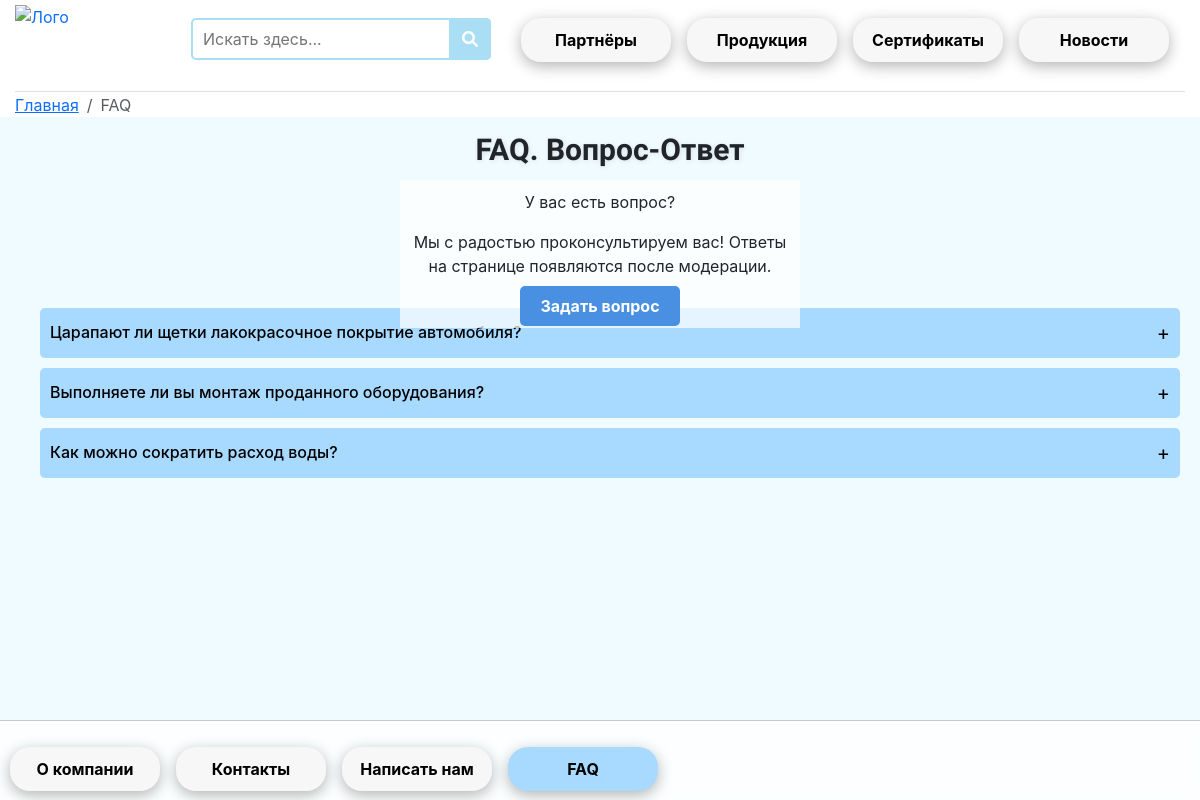
/faq/, run on an earlier commit of the app's database.
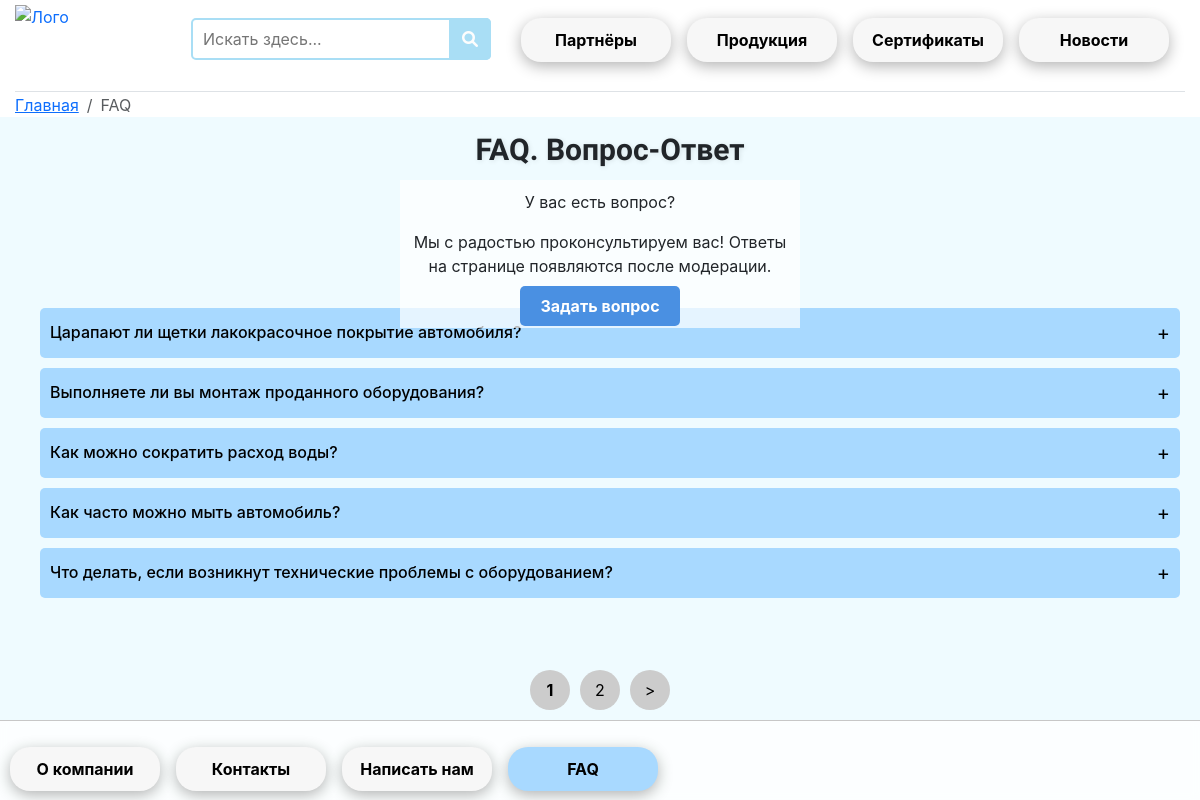
And on a later commit of the database.
### main/models.py (models this page shows, shortened)
class FAQ(models.Model):
    question = models.CharField(max_length=100)
    answer = models.CharField(max_length=400)

### main/views.py (the view)
# urls.py: path('faq/', faq_view, name='faq'),
def faq_view(request):
    faqs = FAQ.objects.all()
    paginator = Paginator(faqs, 5)
    current_page = int(request.GET.get('page', 1))
    page_obj = paginator.get_page(current_page)
    total_pages = paginator.num_pages
    return render(request, 'main/faq.html', {
        'faqs': page_obj,
        'total_pages': total_pages,
        'current_page': current_page,  # Отправляем как целое
    })

### main/templates/main/faq.html (shortened to what this page needs)
{% extends 'main/base.html' %}
{% load static %}
{% load compress %}
{% block links %}
    <link rel="stylesheet" href="{% static 'css/stylesFAQ.css' %}">
{% endblock %}
{% block content %}
    <h5 class="faq-title">FAQ. Вопрос-Ответ</h5>
    <div class="faq-layout" style="display: flex; margin: 20px;">
        <div class="faq-description" style="flex: 1; text-align: center;">
            <p>У вас есть вопрос?</p>
            <p>Мы с радостью проконсультируем вас! Ответы на странице появляются после модерации.</p>
            <a href="{% url 'write' %}" class="ask-question-button">Задать вопрос</a>
        </div>
        <div class="faq-container" id="faqContainer" style="flex: 2; margin-left: 20px;">
            {% for faq in faqs|slice:":7" %}
                <div class="faq-item" tabindex="0" aria-expanded="false" style="background-color: #a8d9ff; color: #000000;">
                    <div class="faq-question" onclick="toggleAnswer(this)" onkeydown="handleKeyPress(event, this)" style="display: flex; justify-content: space-between; align-items: center;">
                        <h6 style="margin: 0;">{{ faq.question }}</h6>
                        <span class="arrow">+</span>
                    </div>
                </div>
            {% endfor %}
        </div>
    </div>
    <div class="pagination" style="text-align: center;">
        {% if total_pages > 1 %}
            <span class="page-number" onclick="loadPage(1)" {% if current_page == 1 %}style="font-weight: bold;"{% endif %}>1</span>
            <span class="page-number" onclick="loadPage({{ total_pages }})" {% if current_page == total_pages %}style="font-weight: bold;"{% endif %}>{{ total_pages }}</span>
            <span class="page-number" onclick="loadPage({{ current_page|add:'1' }})" {% if current_page == total_pages %}style="display: none;"{% endif %}>&gt;</span>
        {% endif %}
    </div>
{% endblock %}

### main/templates/main/base.html (shortened to what this page needs)
<!doctype html>
<html lang="ru">
<head><meta charset="UTF-8">
    <link rel="stylesheet" href="https://cdn.jsdelivr.net/npm/bootstrap@5.3.3/dist/css/bootstrap.min.css">
    <link href="https://cdnjs.cloudflare.com/ajax/libs/font-awesome/6.0.0-beta3/css/all.min.css" rel="stylesheet">
    {% load static %}
        <link rel="stylesheet" href="{% static 'css/styles.css' %}">
        <link rel="stylesheet" href="{% static 'css/animateButtonLink.css' %}">
    {% block links %} {% endblock %}
</head>
<body>
    <header class="header">
        <div class="d-flex flex-column flex-md-row align-items-center pb-3 mb-4 border-bottom">
            <a href="{% url 'index' %}" class="d-flex align-items-center text-decoration-none">
                <img src="{% static 'images/logo.webm' %}" alt="Лого" style="height: 70px; user-select: none;">
            </a>
            <nav class="d-inline-flex mt-2 mt-md-0 ms-md-auto">
                <div class="d1">
                  <form>
                      <input type="text" placeholder="Искать здесь...">
                      <button type="submit"></button>
                  </form>
                </div>
                <a class="bubbly-button me-3 nav-link {% if request.path == '/partners/' %}active{% endif %}" href="{% url 'partners' %}">Партнёры</a>
                <a class="me-3 nav-link {% if request.path == '/service/' %}active{% endif %}" href="{% url 'service' %}">Продукция</a>
                <a class="me-3 nav-link {% if request.path == '/sertificate/' %}active{% endif %}" href="{% url 'sertificate' %}">Сертификаты</a>
                <a class="me-3 nav-link {% if request.path == '/news/' %}active{% endif %}" href="{% url 'news' %}">Новости</a>
            </nav>
        </div>
        <div class="breadcrumb-container">
            <nav aria-label="breadcrumb">
                <ol class="breadcrumb">
                    <li class="breadcrumb-item"><a href="{% url 'index' %}">Главная</a></li>
                    {% if request.path == '/partners/' %}
                        <li class="breadcrumb-item active" aria-current="page">Партнёры</li>
                    {% elif request.path == '/service/' %}
                        <li class="breadcrumb-item active" aria-current="page">Продукция</li>
                    {% elif request.path == '/sertificate/' %}
                        <li class="breadcrumb-item active" aria-current="page">Сертификаты</li>
                    {% elif request.path == '/news/' %}
                        <li class="breadcrumb-item active" aria-current="page">Новости</li>
                    {% elif request.path == '/about/' %}
                    <li class="breadcrumb-item active" aria-current="page">О компании</li>
                    {% elif request.path == '/contact/' %}
                        <li class="breadcrumb-item active" aria-current="page">Контакты</li>
                    {% elif request.path == '/write/' %}
                        <li class="breadcrumb-item active" aria-current="page">Написать нам</li>
                    {% elif request.path == '/faq/' %}
                        <li class="breadcrumb-item active" aria-current="page">FAQ</li>
                    {% endif %}
                </ol>
            </nav>
        </div>
    </header>
    {% block content %}{% endblock %}
    <footer class="footer mt-4">
        <div class="d-flex justify-content-start py-3">
            <a class="me-3 nav-link {% if request.path == '/about/' %}active{% endif %}" href="{% url 'about' %}">О компании</a>
            <a class="me-3 nav-link {% if request.path == '/contact/' %}active{% endif %}" href="{% url 'contact' %}">Контакты</a>
            <a class="me-3 nav-link {% if request.path == '/write/' %}active{% endif %}" href="{% url 'write' %}">Написать нам</a>
            <a class="me-3 nav-link {% if request.path == '/faq/' %}active{% endif %}" href="{% url 'faq' %}">FAQ</a>
        </div>
    </footer>
</body>
</html>

### main/static/css/styles.css (style rules this page uses)
body { background-color: #EFFBFF; font-family: 'Inter', sans-serif; margin: 0; padding: 0; justify-content: center; align-items: center; height: 100vh; overflow: hidden; }
.header, .footer { background-color: white; padding: 5px 15px; }
h2, h5 { font-family: 'Jura', sans-serif; margin-left: 20px }
img { user-select: none; -webkit-user-select: none; -moz-user-select: none; }
.footer { position: fixed; left: 0; bottom: 0; width: 100%; height: 80px; background-color: rgba(255, 255, 255, 0.8); padding: 10px; backdrop-filter: blur(5px); opacity: 1; border-top: 1px solid #c7c7c7; }
.breadcrumb-container { margin-top: -28px; margin-bottom: -10px; }
.breadcrumb { margin-top: 0; margin-bottom: 0; padding-top: 5px; padding-bottom: 5px; }
* { box-sizing: border-box; }
.d1 { position: relative; width: 300px; background: #ffffff; margin: 0 30px 0 auto; }
.d1 input { width: 100%; height: 42px; padding-left: 10px; border: 2px solid #a9def5; border-radius: 5px; outline: none; background: #ffffff; color: #000000; }
.d1 button { position: absolute; top: 0; right: 0px; width: 42px; height: 42px; border: none; background: #a9def5; border-radius: 0 5px 5px 0; cursor: pointer; }
.d1 button:before { content: "\f002"; font-family: FontAwesome; font-size: 16px; color: #fdfdfd; }

### main/static/css/stylesFAQ.css (style rules this page uses)
.faq-title { font-family: 'Jura', sans-serif; font-size: 30px; margin-top: 15px; text-align: center; font-weight: 700; text-shadow: 1px 1px 5px rgba(0, 0, 0, 0.1); margin-bottom: 50px; }
.ask-question-button { background-color: #4A90E2; color: white; padding: 10px 20px; border: none; border-radius: 5px; font-weight: bold; cursor: pointer; transition: background-color 0.3s; font-size: 16px; text-decoration: none; }
.faq-layout { display: flex; justify-content: center; align-items: center; margin: 20px; flex-wrap: wrap; }
.faq-description { flex: 1; text-align: center; position: fixed; top: 180px; left: 400px; right: 400px; background-color: rgba(255, 255, 255, 0.7); z-index: 1; padding: 10px; }
.faq-container { flex: 2; margin-left: 20px; margin-top: 90px; overflow-y: auto; max-height: calc(100vh - 200px); }
.faq-item { background-color: #f5f5dc; margin-bottom: 10px; border-radius: 5px; padding: 10px; transition: background-color 0.3s; opacity: 0; transform: translateY(10px); }
.faq-item.visible { opacity: 1; transform: translateY(0); }
.faq-question { cursor: pointer; font-size: 20px; display: flex; justify-content: space-between; align-items: center; margin: 0; }
.arrow { font-size: 20px; transition: transform 0.2s; }
.pagination { display: flex; justify-content: center; margin: 20px 0; position: fixed; bottom: 70px; left: 50%; transform: translateX(-50%); z-index: 1000; }
.page-number { display: inline-block; border-radius: 50%; width: 40px; height: 40px; background-color: #cccccc; color: #000000; text-align: center; line-height: 40px; margin: 0 5px; cursor: pointer; transition: background-color 0.3s, transform 0.2s; }

What changed in the data, as far as the page shows it:
added FAQ: question "Как часто можно мыть автомобиль?"
added FAQ: question "Что делать, если возникнут технические проблемы с оборудованием?"
Also different on the page:
{{ total_pages }}: (not shown) → "2"
text now shown: "1 >"
